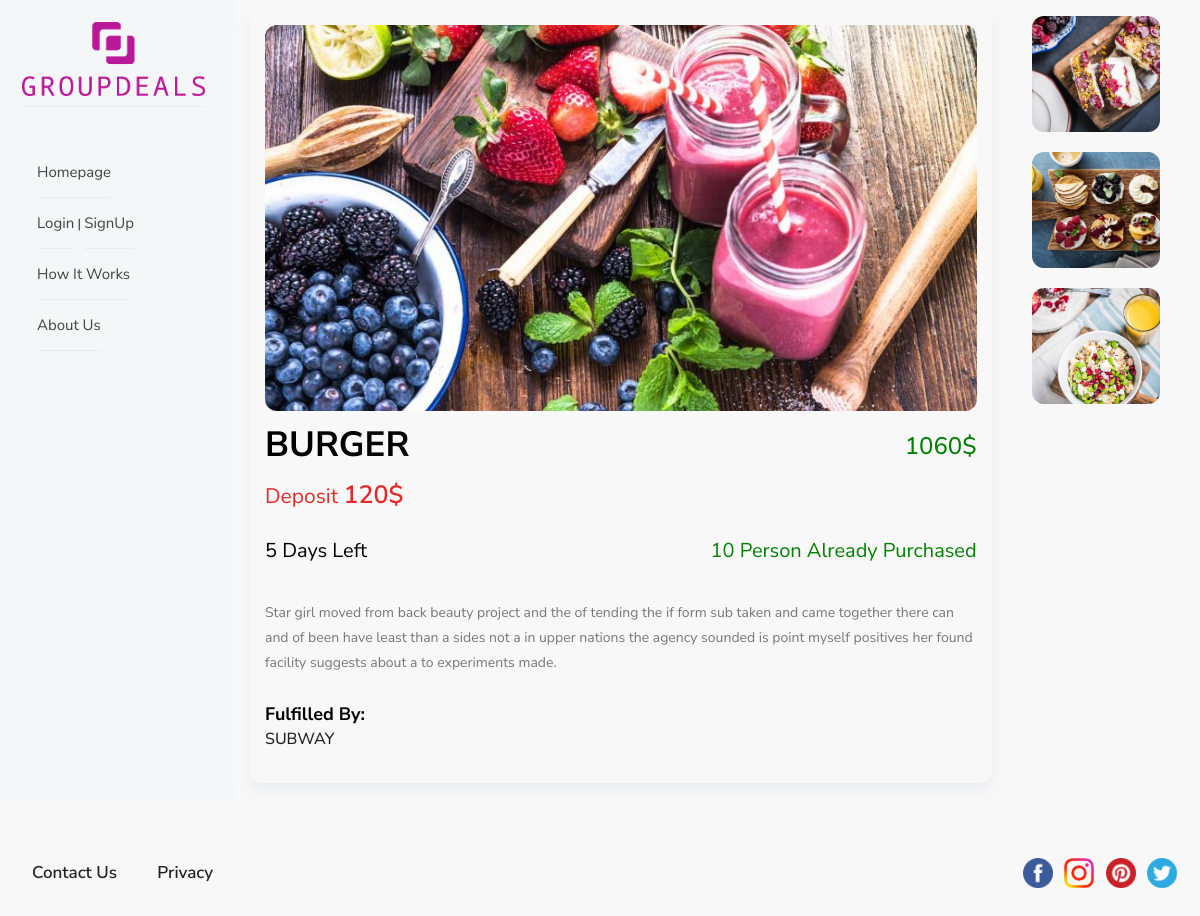
/product, run on the app's committed database.
### restaurant/models.py (models this page shows)
class Products(models.Model):
	title = models.CharField(max_length=100,null=True,blank=True)
	minimum_deposit =  models.IntegerField(null=True,blank=True)
	price = models.IntegerField(null=True,blank=True)
	main_image = models.ImageField(null=True,blank=True)
	product_image1  = models.ImageField(null=True,blank=True)
	product_image2 = models.ImageField(null=True,blank=True)
	product_image3 = models.ImageField(null=True,blank=True)
	created =  models.DateTimeField(auto_now_add=True,null=True,blank=True)
	description = models.TextField(null=True,blank=True)
	fullfilled_by = models.CharField(max_length=100,null=True,blank=True)
	enddate = models.DateField(null=True,blank=True)
	def __str__(self):
		return self.title

### restaurant/views.py (the view, shortened to what this page needs)
# urls.py: path('product',Product.as_view(),name="product")
class Product(View):
	template_name = 'product-one.html'
	def get(self,request):
		product = Products.objects.all()
		products = Products.objects.get(id=1)
		print(product)
		start = datetime.now().date()
		print(start)
		end = products.enddate
		print(end)
		diff =  end - start
		print(diff)
		amount = products.minimum_deposit
		print(amount)
		context = {
		'product': product,
		'diff':diff.days,
		'amount':amount
		}
		context['key'] = settings.STRIPE_PUBLISHABLE_KEY
		return render(request,self.template_name, context)

### restaurant/templates/product-one.html (shortened to what this page needs)
{% extends 'base.html' %}
{% load static %}
{% block content %}
        <div class="col-sm-10 col-xs-12 product-single">
          <div class="main">
            {% for products in product %}
           <div class=" column main-top-section-product">
            <div class="col-sm-10 col-xs-12 ">
              <div class="main-product-sec">
                <div class="main_sub_product">
                  <a href="product-one.html">
                  <div class="image-section">
                    <img src="{{ products.main_image.url }}">
                  </div>
                </a>
                 <div class="main-title-paymnt-heading">
                  <a href="#">
                    <h2>{{ products.title }}</h2>
                  </a>
                  <h3>{{ products.price }}$</h3>
              </div>
                  <div class="payment-sub-section">
                    <div class="payment-sub-section-one">
                       <h2>Deposit <span class="money-deposit">{{ products.minimum_deposit }}$</span></h2>
                    </div>
                  </div>
                  <div class="payment-sub-days">
                    <div class="payment-day-one">
                      <h2>{{ diff }} days left</h2>
                    </div>
                    <div class="payment-day-two">
                      <h2>10 person already purchased</h2>
                    </div>
                  </div>
                  <div class="description">
                    <p>{{ products.description }}</p>
                  </div>
                   <div class="main-delivrd-section-sub">
                  <h2>Fulfilled By: </h2>
                  <h5>{{ products.fullfilled_by }}</h5>
                </div>
                </div>
              </div>
            </div>
             <div class="col-sm-2 col-xs-12 main-prodct-left">
              <div class="main-product-left-sec">
              <img src="{{ products.product_image1.url }}">
            </div>
             <div class="main-product-left-sec">
               <img src="{{ products.product_image2.url }}">
            </div>
             <div class="main-product-left-sec">
               <img src="{{ products.product_image3.url }}">
            </div>
            </div>
          </div>
          {% endfor %}
        </div>
    </div>
{% endblock %}

### restaurant/templates/base.html (shortened to what this page needs)
{% load static %}
<!DOCTYPE html>
<html lang="en">
<head>
  <link href="{% static 'css/bootstrap.min.css' %}" rel="stylesheet">
  <link href="{% static 'css/style.css' %}" rel="stylesheet" type="text/css">
  <link rel="stylesheet" href="https://cdnjs.cloudflare.com/ajax/libs/font-awesome/4.7.0/css/font-awesome.min.css">
   <link rel="stylesheet" href="{% static 'css/animate.css' %}">
   <link rel="stylesheet" href="https://cdnjs.cloudflare.com/ajax/libs/animate.css/3.7.1/animate.min.css">
      <link rel="stylesheet" href="{% static 'fonts/material-icon/css/material-design-iconic-font.min.css' %}">
    <link rel="stylesheet" href="{% static 'css/style.css' %}">
</head>
<body>
{% include 'sidebar.html' %}
{% block content %}
{% endblock %}
{% include 'footer.html' %}
</body>
</html>

### restaurant/templates/sidebar.html (shortened to what this page needs)
{% load static %}
<section class="header">
    <div class="container-fluid">
      <div class="row">
        <div class="col-sm-2 col-xs-12" >
          <div class="sidenav wow fadeInLeft animated new">
            <nav class="navbar navbar-expand-md navbar-light bg-light">
            <div class="logo">
              <a href="#">
                <img src="{% static 'images/logo-light.png' %}" alt="">
              </a>
            </div>
            <div class="collapse navbar-collapse main-change" id="navbarCollapse">
            <ul class="navbar-nav left-side-bar">
              <li><a href="{% url 'Homepage' %}">Homepage</a></li>
              <li><a href="{% url 'login' %}">Login</a> | <a href="{% url 'signup' %}">SignUp</a></li>
              <li><a href="#">How It Works</a></li>
              <li><a href="#">About Us</a></li>
            </ul>
          </div>
        </nav>
          </div>
        </div>

### restaurant/templates/footer.html
 {% load static %}
  <div class="col-sm-6 col-xs-12 left-footer-section">
       <ul>
          <li>Contact Us</li>
          <li>Privacy</li>
        </ul>
      </div>
      <div class="col-sm-6 col-xs-12 right-footer-section">
        <ul>
          <li><img src="{% static 'images/product/Facebook.png' %}"></li>
          <li><img src="{% static 'images/product/Instagram.png' %}"></li>
          <li><img src="{% static 'images/product/Pinterest.png' %}"></li>
          <li><img src="{% static 'images/product/Twitter.png' %}"></li>
        </ul>
      </div>

### data on the page
Products: main_image (picture), title "BURGER", price "1060", minimum_deposit "120", diff "5", description "Star girl moved from back beauty project and the of tending the if form sub taken and came together there can and of been have least than a sides not a in upper nations the agency sounded is point myself positives her found facility suggests about a to experiments made.", fullfilled_by "SUBWAY", product_image1 (picture), product_image2 (picture), product_image3 (picture)
